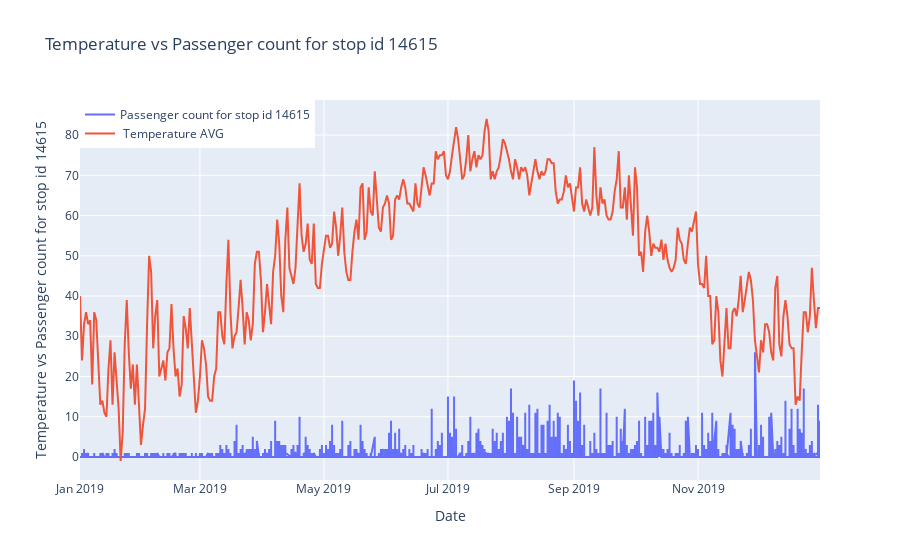

The notebook cell this image was saved under:
### Code cell
fig=go.Figure()
fig.add_trace(go.Scatter(x=df_particular_14615_passengers.TRIP_START_TIME_YYYY_DD_MM, y=df_particular_14615_passengers["PASSENGERS_ON"],
                    mode='lines',
                    name='Passenger count for stop id 14615'))
fig.add_trace(go.Scatter(x=df1.index, y=df1,mode='lines',
                    name=' Temperature AVG'))
fig.update_layout(title=" Temperature vs Passenger count for stop id 14615",
                 xaxis_title="Date",yaxis_title=" Temperature vs Passenger count for stop id 14615",legend=dict(x=0,y=1,traceorder="normal"))

fig.show()

### Figure 1 — Plotly figure (JSON) as saved in the notebook; plotly's stock layout.template omitted (floating-point values rounded to 4 significant figures; data arrays with more than 128 entries replaced by an {"elided": "..."} marker saying what was removed)
{"data": [{"mode": "lines", "name": "Passenger count for stop id 14615", "type": "scatter", "x": {"elided": "8862 str values"}, "y": {"elided": "8862 int values"}}, {"mode": "lines", "name": " Temperature AVG", "type": "scatter", "x": {"elided": "365 str values"}, "y": {"elided": "365 int values"}}], "layout": {"legend": {"traceorder": "normal", "x": 0, "y": 1}, "title": {"text": " Temperature vs Passenger count for stop id 14615"}, "xaxis": {"title": {"text": "Date"}}, "yaxis": {"title": {"text": " Temperature vs Passenger count for stop id 14615"}}}}
